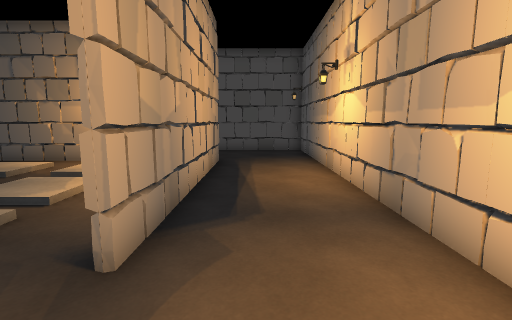
[1] (above)

17 first-person views from a walk through a 3-D level made in the Unity game engine. The camera is 1.5 m above the floor, tilts 8° down and sees 85° across. The floor is counted in squares, 1 m on a side. Each view is taken from the middle of a square. On the plan, view 1 faces up. The plan holds only what a view shows up to about 14 squares ahead; the rest is blank. The place goes on beyond the plan. The player is left out. Some animated figures are not drawn.

[2]
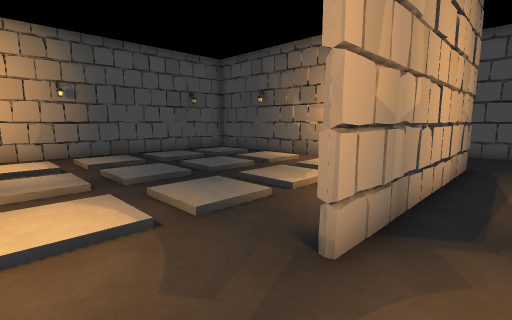

[3]
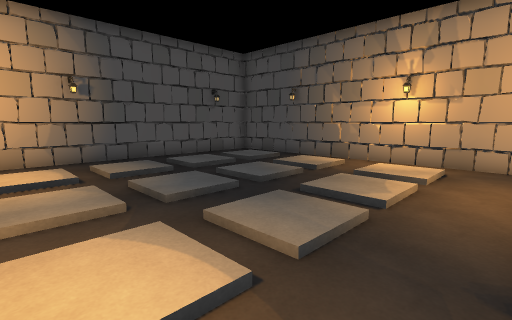

[4]
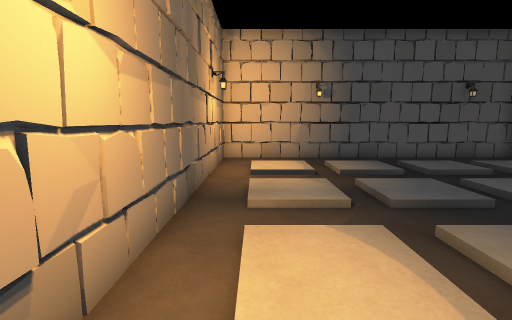

[5]
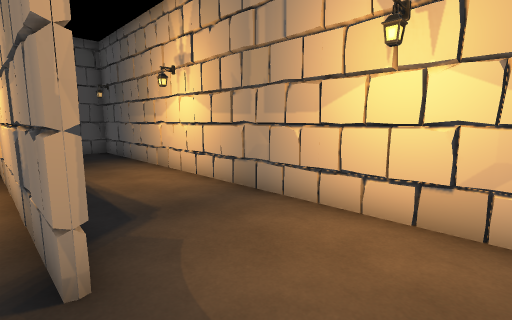

[6]
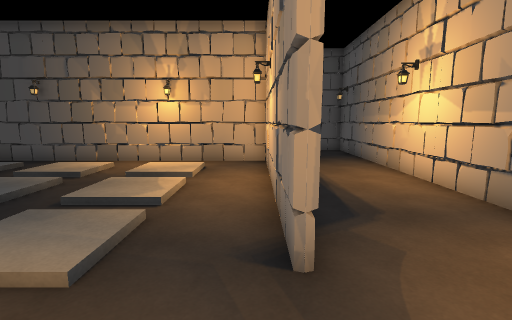

[7]
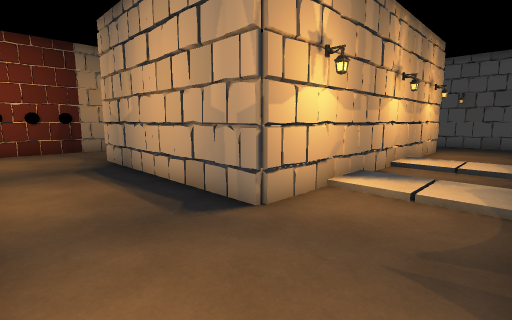

[8]
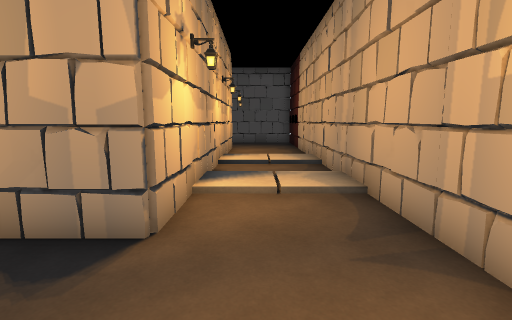

[9]
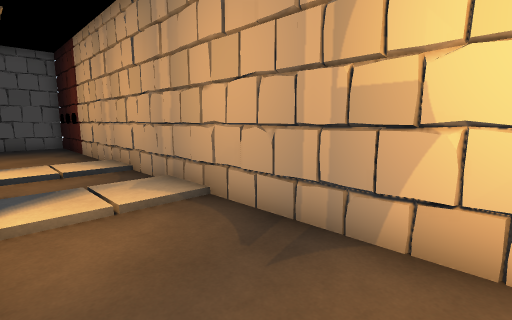

[10]
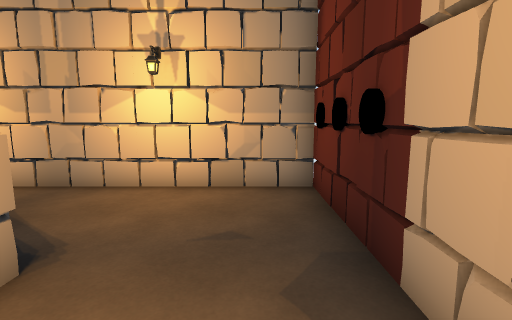

[11]
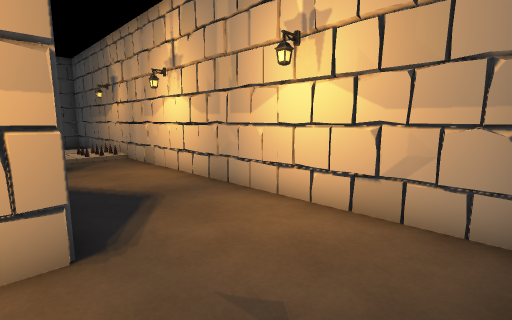

[12]
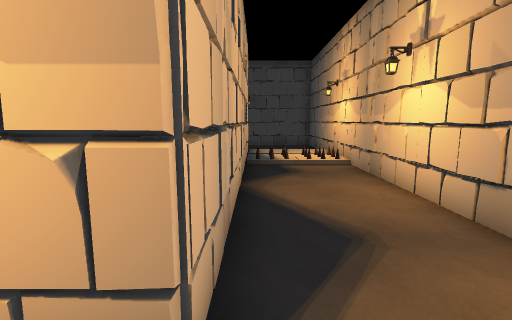

[13]
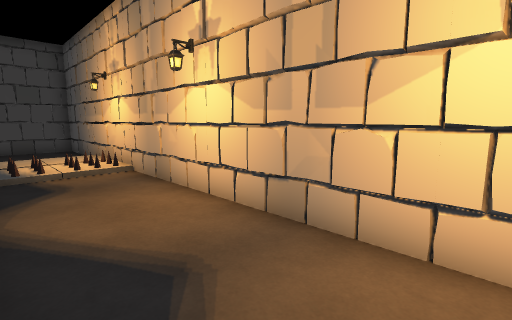

[14]
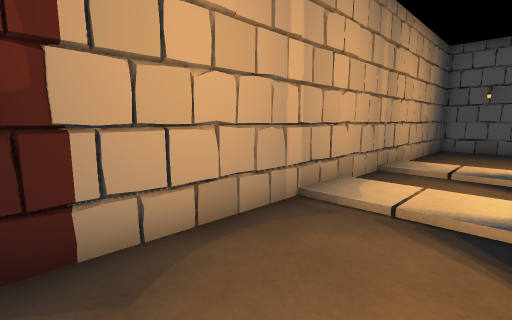

[15]
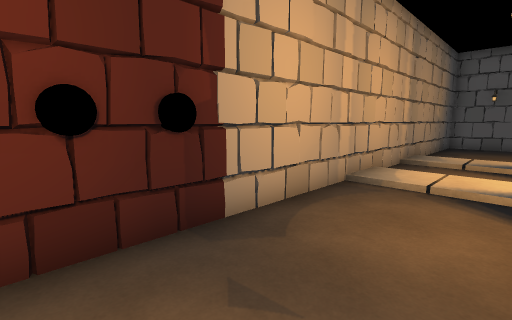

[16]
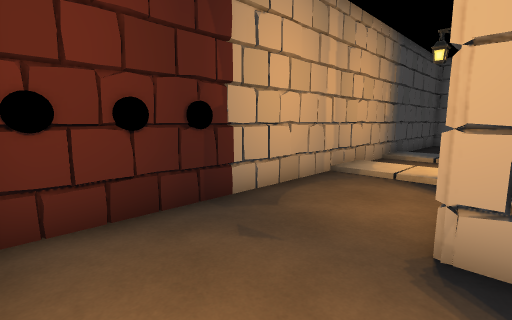

[17]
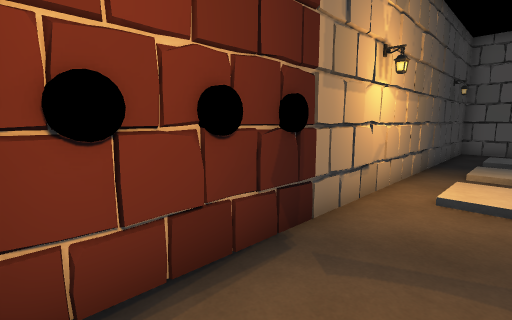

### Floor plan
Key: @ floor where view 1 was taken; # wall or solid block; . main floor; : floor 0.25 m higher than the main floor; / step, stairs or slope; O other object.
Columns run from 18 left of view 1 to 3 right of it. Each row starts with its distance up from view 1.
 15 ######################
 14 #.##O....::..::......#
 13 #........::..::......#
 12 #........::..::......#
 11 #....#############...#
 10 #....# ..........#...#
  9 #....# //.//.//..#...#
  8 #....#.::.::.::..#...#
  7 #....# ..........#...#
  6 #....# ::.::.::..#...#
  5 #....#.//.//.//..#...#
  4 #....# //.//.//..#...#
  3 #....# ::.::.::..#...#
  2 ##::##...............#
  1  #::##.::.::.::......#
  0  #::##.//.//.//...@..#
 -1  #::##################
 -2  #
 -3  #

Positions as (right, up) in squares from view 1, and headings:
1: (0, 0), facing up
2: (0, 0), facing up-left
3: (-2, 0), facing up-left
4: (-2, 0), facing left
5: (-2, 0), facing up-right
6: (-2, 0), facing up
7: (2, 14), facing down-left
8: (2, 12), facing left
9: (1, 11), facing up-left
10: (-11, 13), facing left
11: (-13, 14), facing down-left
12: (-14, 12), facing down
13: (-14, 11), facing down-left
14: (-14, 11), facing up-right
15: (-16, 11), facing up-right
16: (-17, 10), facing up-right
17: (2, 1), facing down-left
